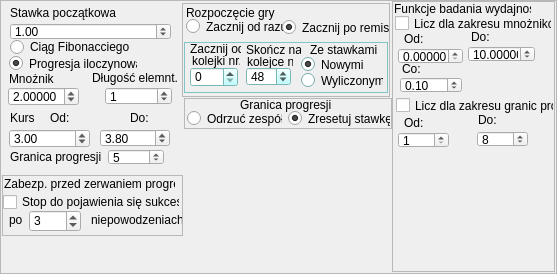
     <widget class="QFrame" name="frame_4">
      <property name="geometry">
       <rect>
        <x>234</x>
        <y>3</y>
        <width>557</width>
        <height>274</height>
       </rect>
      </property>
      <property name="frameShape">
       <enum>QFrame::StyledPanel</enum>
      </property>
      <property name="frameShadow">
       <enum>QFrame::Raised</enum>
      </property>
      <widget class="QLabel" name="label_18">
       <property name="geometry">
        <rect>
         <x>92</x>
         <y>69</y>
         <width>87</width>
         <height>17</height>
        </rect>
       </property>
       <property name="text">
        <string>Długość elemnt.</string>
       </property>
      </widget>
      <widget class="QDoubleSpinBox" name="doubleSpinBox_2">
       <property name="geometry">
        <rect>
         <x>8</x>
         <y>87</y>
         <width>71</width>
         <height>19</height>
        </rect>
       </property>
       <property name="decimals">
        <number>5</number>
       </property>
       <property name="maximum">
        <double>999999999.000000000000000</double>
       </property>
       <property name="singleStep">
        <double>0.010000000000000</double>
       </property>
       <property name="value">
        <double>2.000000000000000</double>
       </property>
      </widget>
      <widget class="QDoubleSpinBox" name="doubleSpinBox_4">
       <property name="geometry">
        <rect>
         <x>100</x>
         <y>129</y>
         <width>70</width>
         <height>18</height>
        </rect>
       </property>
       <property name="value">
        <double>3.800000000000000</double>
       </property>
      </widget>
      <widget class="QLabel" name="label_13">
       <property name="geometry">
        <rect>
         <x>9</x>
         <y>70</y>
         <width>67</width>
         <height>17</height>
        </rect>
       </property>
       <property name="text">
        <string>Mnożnik</string>
       </property>
      </widget>
      <widget class="QSpinBox" name="spinBox_4">
       <property name="geometry">
        <rect>
         <x>105</x>
         <y>87</y>
         <width>67</width>
         <height>18</height>
        </rect>
       </property>
       <property name="value">
        <number>1</number>
       </property>
      </widget>
      <widget class="QLabel" name="label_16">
       <property name="geometry">
        <rect>
         <x>130</x>
         <y>109</y>
         <width>31</width>
         <height>17</height>
        </rect>
       </property>
       <property name="text">
        <string>Do:</string>
       </property>
      </widget>
      <widget class="QDoubleSpinBox" name="doubleSpinBox_3">
       <property name="geometry">
        <rect>
         <x>9</x>
         <y>129</y>
         <width>81</width>
         <height>19</height>
        </rect>
       </property>
       <property name="value">
        <double>3.000000000000000</double>
       </property>
      </widget>
      <widget class="QLabel" name="label_15">
       <property name="geometry">
        <rect>
         <x>50</x>
         <y>109</y>
         <width>31</width>
         <height>17</height>
        </rect>
       </property>
       <property name="text">
        <string>Od: </string>
       </property>
      </widget>
      <widget class="QDoubleSpinBox" name="doubleSpinBox">
       <property name="geometry">
        <rect>
         <x>10</x>
         <y>23</y>
         <width>161</width>
         <height>17</height>
        </rect>
       </property>
       <property name="maximum">
        <double>999999999.000000000000000</double>
       </property>
       <property name="value">
        <double>1.000000000000000</double>
       </property>
      </widget>
      <widget class="QLabel" name="label_19">
       <property name="geometry">
        <rect>
         <x>10</x>
         <y>148</y>
         <width>94</width>
         <height>17</height>
        </rect>
       </property>
       <property name="text">
        <string>Granica progresji</string>
       </property>
      </widget>
      <widget class="QSpinBox" name="spinBox_5">
       <property name="geometry">
        <rect>
         <x>108</x>
         <y>149</y>
         <width>56</width>
         <height>16</height>
        </rect>
       </property>
       <property name="value">
        <number>5</number>
       </property>
      </widget>
      <widget class="QLabel" name="label_12">
       <property name="geometry">
        <rect>
         <x>10</x>
         <y>3</y>
         <width>161</width>
         <height>20</height>
        </rect>
       </property>
       <property name="text">
        <string>Stawka początkowa</string>
       </property>
      </widget>
      <widget class="QRadioButton" name="radioButton">
       <property name="geometry">
        <rect>
         <x>10</x>
         <y>39</y>
         <width>163</width>
         <height>16</height>
        </rect>
       </property>
       <property name="autoFillBackground">
        <bool>true</bool>
       </property>
       <property name="text">
        <string>Ciąg Fibonacciego</string>
       </property>
       <property name="checked">
        <bool>false</bool>
       </property>
      </widget>
      <widget class="QLabel" name="label_14">
       <property name="geometry">
        <rect>
         <x>10</x>
         <y>109</y>
         <width>41</width>
         <height>17</height>
        </rect>
       </property>
       <property name="text">
        <string>Kurs</string>
       </property>
      </widget>
      <widget class="QRadioButton" name="radioButton_2">
       <property name="geometry">
        <rect>
         <x>9</x>
         <y>54</y>
         <width>128</width>
         <height>19</height>
        </rect>
       </property>
       <property name="text">
        <string>Progresja iloczynowa</string>
       </property>
       <property name="checked">
        <bool>true</bool>
       </property>
      </widget>
      <widget class="QFrame" name="frame_5">
       <property name="geometry">
        <rect>
         <x>184</x>
         <y>98</y>
         <width>208</width>
         <height>31</height>
        </rect>
       </property>
       <property name="frameShape">
        <enum>QFrame::StyledPanel</enum>
       </property>
       <property name="frameShadow">
        <enum>QFrame::Raised</enum>
       </property>
       <widget class="QRadioButton" name="radioButton_5">
        <property name="geometry">
         <rect>
          <x>3</x>
          <y>12</y>
          <width>95</width>
          <height>17</height>
         </rect>
        </property>
        <property name="text">
         <string>Odrzuć zespół</string>
        </property>
        <property name="checked">
         <bool>false</bool>
        </property>
       </widget>
       <widget class="QRadioButton" name="radioButton_6">
        <property name="geometry">
         <rect>
          <x>104</x>
          <y>12</y>
          <width>102</width>
          <height>17</height>
         </rect>
        </property>
        <property name="text">
         <string>Zresetuj stawkę</string>
        </property>
        <property name="checked">
         <bool>true</bool>
        </property>
       </widget>
       <widget class="QLabel" name="label_20">
        <property name="geometry">
         <rect>
          <x>56</x>
          <y>-1</y>
          <width>96</width>
          <height>16</height>
         </rect>
        </property>
        <property name="text">
         <string>Granica progresji</string>
        </property>
       </widget>
      </widget>
      <widget class="QFrame" name="frame_6">
       <property name="geometry">
        <rect>
         <x>182</x>
         <y>3</y>
         <width>208</width>
         <height>94</height>
        </rect>
       </property>
       <property name="frameShape">
        <enum>QFrame::StyledPanel</enum>
       </property>
       <property name="frameShadow">
        <enum>QFrame::Raised</enum>
       </property>
       <widget class="QLabel" name="label_21">
        <property name="geometry">
         <rect>
          <x>4</x>
          <y>2</y>
          <width>99</width>
          <height>16</height>
         </rect>
        </property>
        <property name="text">
         <string>Rozpoczęcie gry</string>
        </property>
       </widget>
       <widget class="QRadioButton" name="radioButton_7">
        <property name="geometry">
         <rect>
          <x>4</x>
          <y>15</y>
          <width>102</width>
          <height>17</height>
         </rect>
        </property>
        <property name="text">
         <string>Zacznij od razu</string>
        </property>
       </widget>
       <widget class="QRadioButton" name="radioButton_8">
        <property name="geometry">
         <rect>
          <x>100</x>
          <y>16</y>
          <width>107</width>
          <height>17</height>
         </rect>
        </property>
        <property name="text">
         <string>Zacznij po remisie</string>
        </property>
        <property name="checked">
         <bool>true</bool>
        </property>
       </widget>
       <widget class="QFrame" name="frame_8">
        <property name="geometry">
         <rect>
          <x>2</x>
          <y>39</y>
          <width>204</width>
          <height>51</height>
         </rect>
        </property>
        <property name="palette">
         <palette>
          <active>
           <colorrole role="WindowText">
            <brush brushstyle="SolidPattern">
             <color alpha="255">
              <red>0</red>
              <green>0</green>
              <blue>0</blue>
             </color>
            </brush>
           </colorrole>
           <colorrole role="Button">
            <brush brushstyle="SolidPattern">
             <color alpha="255">
              <red>170</red>
              <green>255</green>
              <blue>255</blue>
             </color>
            </brush>
           </colorrole>
           <colorrole role="Light">
            <brush brushstyle="SolidPattern">
             <color alpha="255">
              <red>255</red>
              <green>255</green>
              <blue>255</blue>
             </color>
            </brush>
           </colorrole>
           <colorrole role="Midlight">
            <brush brushstyle="SolidPattern">
             <color alpha="255">
              <red>212</red>
              <green>255</green>
              <blue>255</blue>
             </color>
            </brush>
           </colorrole>
           <colorrole role="Dark">
            <brush brushstyle="SolidPattern">
             <color alpha="255">
              <red>85</red>
              <green>127</green>
              <blue>127</blue>
             </color>
            </brush>
           </colorrole>
           <colorrole role="Mid">
            <brush brushstyle="SolidPattern">
             <color alpha="255">
              <red>113</red>
              <green>170</green>
              <blue>170</blue>
             </color>
            </brush>
           </colorrole>
           <colorrole role="Text">
            <brush brushstyle="SolidPattern">
             <color alpha="255">
              <red>0</red>
              <green>0</green>
              <blue>0</blue>
             </color>
            </brush>
           </colorrole>
           <colorrole role="BrightText">
            <brush brushstyle="SolidPattern">
             <color alpha="255">
              <red>255</red>
              <green>255</green>
              <blue>255</blue>
             </color>
            </brush>
           </colorrole>
           <colorrole role="ButtonText">
            <brush brushstyle="SolidPattern">
             <color alpha="255">
              <red>0</red>
              <green>0</green>
              <blue>0</blue>
             </color>
            </brush>
           </colorrole>
           <colorrole role="Base">
            <brush brushstyle="SolidPattern">
             <color alpha="255">
              <red>255</red>
              <green>255</green>
              <blue>255</blue>
             </color>
            </brush>
           </colorrole>
           <colorrole role="Window">
            <brush brushstyle="SolidPattern">
             <color alpha="255">
              <red>170</red>
              <green>255</green>
              <blue>255</blue>
             </color>
            </brush>
           </colorrole>
           <colorrole role="Shadow">
            <brush brushstyle="SolidPattern">
             <color alpha="255">
              <red>0</red>
              <green>0</green>
              <blue>0</blue>
             </color>
            </brush>
           </colorrole>
           <colorrole role="AlternateBase">
            <brush brushstyle="SolidPattern">
             <color alpha="255">
              <red>212</red>
              <green>255</green>
              <blue>255</blue>
             </color>
            </brush>
           </colorrole>
           <colorrole role="ToolTipBase">
            <brush brushstyle="SolidPattern">
             <color alpha="255">
              <red>255</red>
              <green>255</green>
              <blue>220</blue>
             </color>
            </brush>
           </colorrole>
           <colorrole role="ToolTipText">
            <brush brushstyle="SolidPattern">
             <color alpha="255">
              <red>0</red>
              <green>0</green>
              <blue>0</blue>
             </color>
            </brush>
           </colorrole>
          </active>
          <inactive>
           <colorrole role="WindowText">
            <brush brushstyle="SolidPattern">
             <color alpha="255">
              <red>0</red>
              <green>0</green>
              <blue>0</blue>
             </color>
            </brush>
           </colorrole>
           <colorrole role="Button">
            <brush brushstyle="SolidPattern">
             <color alpha="255">
              <red>170</red>
              <green>255</green>
              <blue>255</blue>
             </color>
            </brush>
           </colorrole>
           <colorrole role="Light">
            <brush brushstyle="SolidPattern">
             <color alpha="255">
              <red>255</red>
              <green>255</green>
              <blue>255</blue>
             </color>
            </brush>
           </colorrole>
           <colorrole role="Midlight">
            <brush brushstyle="SolidPattern">
             <color alpha="255">
              <red>212</red>
              <green>255</green>
              <blue>255</blue>
             </color>
            </brush>
           </colorrole>
           <colorrole role="Dark">
            <brush brushstyle="SolidPattern">
             <color alpha="255">
              <red>85</red>
              <green>127</green>
              <blue>127</blue>
             </color>
            </brush>
           </colorrole>
           <colorrole role="Mid">
            <brush brushstyle="SolidPattern">
             <color alpha="255">
              <red>113</red>
              <green>170</green>
              <blue>170</blue>
             </color>
            </brush>
           </colorrole>
           <colorrole role="Text">
            <brush brushstyle="SolidPattern">
             <color alpha="255">
              <red>0</red>
              <green>0</green>
              <blue>0</blue>
             </color>
            </brush>
           </colorrole>
           <colorrole role="BrightText">
            <brush brushstyle="SolidPattern">
             <color alpha="255">
              <red>255</red>
              <green>255</green>
              <blue>255</blue>
             </color>
            </brush>
           </colorrole>
           <colorrole role="ButtonText">
            <brush brushstyle="SolidPattern">
             <color alpha="255">
              <red>0</red>
              <green>0</green>
              <blue>0</blue>
             </color>
            </brush>
           </colorrole>
           <colorrole role="Base">
            <brush brushstyle="SolidPattern">
             <color alpha="255">
              <red>255</red>
              <green>255</green>
              <blue>255</blue>
             </color>
            </brush>
           </colorrole>
           <colorrole role="Window">
            <brush brushstyle="SolidPattern">
             <color alpha="255">
              <red>170</red>
              <green>255</green>
              <blue>255</blue>
             </color>
            </brush>
           </colorrole>
           <colorrole role="Shadow">
            <brush brushstyle="SolidPattern">
             <color alpha="255">
              <red>0</red>
              <green>0</green>
              <blue>0</blue>
             </color>
            </brush>
           </colorrole>
           <colorrole role="AlternateBase">
            <brush brushstyle="SolidPattern">
             <color alpha="255">
              <red>212</red>
              <green>255</green>
              <blue>255</blue>
             </color>
            </brush>
           </colorrole>
           <colorrole role="ToolTipBase">
            <brush brushstyle="SolidPattern">
             <color alpha="255">
              <red>255</red>
              <green>255</green>
              <blue>220</blue>
             </color>
            </brush>
           </colorrole>
           <colorrole role="ToolTipText">
            <brush brushstyle="SolidPattern">
             <color alpha="255">
              <red>0</red>
              <green>0</green>
              <blue>0</blue>
             </color>
            </brush>
           </colorrole>
          </inactive>
          <disabled>
           <colorrole role="WindowText">
            <brush brushstyle="SolidPattern">
             <color alpha="255">
              <red>85</red>
              <green>127</green>
              <blue>127</blue>
             </color>
            </brush>
           </colorrole>
           <colorrole role="Button">
            <brush brushstyle="SolidPattern">
             <color alpha="255">
              <red>170</red>
              <green>255</green>
              <blue>255</blue>
             </color>
            </brush>
           </colorrole>
           <colorrole role="Light">
            <brush brushstyle="SolidPattern">
             <color alpha="255">
              <red>255</red>
              <green>255</green>
              <blue>255</blue>
             </color>
            </brush>
           </colorrole>
           <colorrole role="Midlight">
            <brush brushstyle="SolidPattern">
             <color alpha="255">
              <red>212</red>
              <green>255</green>
              <blue>255</blue>
             </color>
            </brush>
           </colorrole>
           <colorrole role="Dark">
            <brush brushstyle="SolidPattern">
             <color alpha="255">
              <red>85</red>
              <green>127</green>
              <blue>127</blue>
             </color>
            </brush>
           </colorrole>
           <colorrole role="Mid">
            <brush brushstyle="SolidPattern">
             <color alpha="255">
              <red>113</red>
              <green>170</green>
              <blue>170</blue>
             </color>
            </brush>
           </colorrole>
           <colorrole role="Text">
            <brush brushstyle="SolidPattern">
             <color alpha="255">
              <red>85</red>
              <green>127</green>
              <blue>127</blue>
             </color>
            </brush>
           </colorrole>
           <colorrole role="BrightText">
            <brush brushstyle="SolidPattern">
             <color alpha="255">
              <red>255</red>
              <green>255</green>
              <blue>255</blue>
             </color>
            </brush>
           </colorrole>
           <colorrole role="ButtonText">
            <brush brushstyle="SolidPattern">
             <color alpha="255">
              <red>85</red>
              <green>127</green>
              <blue>127</blue>
             </color>
            </brush>
           </colorrole>
           <colorrole role="Base">
            <brush brushstyle="SolidPattern">
             <color alpha="255">
              <red>170</red>
              <green>255</green>
              <blue>255</blue>
             </color>
            </brush>
           </colorrole>
           <colorrole role="Window">
            <brush brushstyle="SolidPattern">
             <color alpha="255">
              <red>170</red>
              <green>255</green>
              <blue>255</blue>
             </color>
            </brush>
           </colorrole>
           <colorrole role="Shadow">
            <brush brushstyle="SolidPattern">
             <color alpha="255">
              <red>0</red>
              <green>0</green>
              <blue>0</blue>
             </color>
            </brush>
           </colorrole>
           <colorrole role="AlternateBase">
            <brush brushstyle="SolidPattern">
             <color alpha="255">
              <red>170</red>
              <green>255</green>
              <blue>255</blue>
             </color>
            </brush>
           </colorrole>
           <colorrole role="ToolTipBase">
            <brush brushstyle="SolidPattern">
             <color alpha="255">
              <red>255</red>
              <green>255</green>
              <blue>220</blue>
             </color>
            </brush>
           </colorrole>
           <colorrole role="ToolTipText">
            <brush brushstyle="SolidPattern">
             <color alpha="255">
              <red>0</red>
              <green>0</green>
              <blue>0</blue>
             </color>
            </brush>
           </colorrole>
          </disabled>
         </palette>
        </property>
        <property name="frameShape">
         <enum>QFrame::StyledPanel</enum>
        </property>
        <property name="frameShadow">
         <enum>QFrame::Raised</enum>
        </property>
        <property name="lineWidth">
         <number>2</number>
        </property>
        <widget class="QLabel" name="label_30">
         <property name="geometry">
          <rect>
           <x>6</x>
           <y>-1</y>
           <width>51</width>
           <height>16</height>
          </rect>
         </property>
         <property name="text">
          <string>Zacznij od</string>
         </property>
        </widget>
        <widget class="QLabel" name="label_31">
         <property name="geometry">
          <rect>
           <x>8</x>
           <y>11</y>
           <width>48</width>
           <height>16</height>
          </rect>
         </property>
         <property name="text">
          <string>kolejki nr.</string>
         </property>
        </widget>
        <widget class="QSpinBox" name="spinBox_6">
         <property name="geometry">
          <rect>
           <x>6</x>
           <y>25</y>
           <width>48</width>
           <height>20</height>
          </rect>
         </property>
        </widget>
        <widget class="QLabel" name="label_32">
         <property name="geometry">
          <rect>
           <x>126</x>
           <y>0</y>
           <width>67</width>
           <height>16</height>
          </rect>
         </property>
         <property name="text">
          <string>Ze stawkami</string>
         </property>
        </widget>
        <widget class="QRadioButton" name="radioButton_10">
         <property name="geometry">
          <rect>
           <x>117</x>
           <y>14</y>
           <width>66</width>
           <height>17</height>
          </rect>
         </property>
         <property name="text">
          <string>Nowymi</string>
         </property>
         <property name="checked">
          <bool>true</bool>
         </property>
        </widget>
        <widget class="QRadioButton" name="radioButton_9">
         <property name="geometry">
          <rect>
           <x>117</x>
           <y>30</y>
           <width>82</width>
           <height>17</height>
          </rect>
         </property>
         <property name="text">
          <string>Wyliczonymi</string>
         </property>
         <property name="checked">
          <bool>false</bool>
         </property>
        </widget>
        <widget class="QLabel" name="label_33">
         <property name="geometry">
          <rect>
           <x>62</x>
           <y>0</y>
           <width>55</width>
           <height>16</height>
          </rect>
         </property>
         <property name="text">
          <string>Skończ na</string>
         </property>
        </widget>
        <widget class="QLabel" name="label_34">
         <property name="geometry">
          <rect>
           <x>63</x>
           <y>13</y>
           <width>46</width>
           <height>13</height>
          </rect>
         </property>
         <property name="text">
          <string>kolejce nr.</string>
         </property>
        </widget>
        <widget class="QSpinBox" name="spinBox_7">
         <property name="geometry">
          <rect>
           <x>62</x>
           <y>25</y>
           <width>45</width>
           <height>19</height>
          </rect>
         </property>
         <property name="value">
          <number>48</number>
         </property>
        </widget>
       </widget>
      </widget>
      <widget class="QFrame" name="frame_7">
       <property name="geometry">
        <rect>
         <x>392</x>
         <y>1</y>
         <width>163</width>
         <height>271</height>
        </rect>
       </property>
       <property name="frameShape">
        <enum>QFrame::StyledPanel</enum>
       </property>
       <property name="frameShadow">
        <enum>QFrame::Raised</enum>
       </property>
       <widget class="QLabel" name="label_24">
        <property name="geometry">
         <rect>
          <x>2</x>
          <y>0</y>
          <width>137</width>
          <height>16</height>
         </rect>
        </property>
        <property name="text">
         <string>Funkcje badania wydajności</string>
        </property>
       </widget>
       <widget class="QCheckBox" name="checkBox">
        <property name="geometry">
         <rect>
          <x>3</x>
          <y>14</y>
          <width>157</width>
          <height>17</height>
         </rect>
        </property>
        <property name="text">
         <string>Licz dla zakresu mnożników</string>
        </property>
       </widget>
       <widget class="QDoubleSpinBox" name="doubleSpinBox_5">
        <property name="geometry">
         <rect>
          <x>6</x>
          <y>47</y>
          <width>65</width>
          <height>16</height>
         </rect>
        </property>
        <property name="decimals">
         <number>5</number>
        </property>
       </widget>
       <widget class="QDoubleSpinBox" name="doubleSpinBox_6">
        <property name="geometry">
         <rect>
          <x>76</x>
          <y>45</y>
          <width>67</width>
          <height>16</height>
         </rect>
        </property>
        <property name="decimals">
         <number>5</number>
        </property>
        <property name="value">
         <double>10.000000000000000</double>
        </property>
       </widget>
       <widget class="QLabel" name="label_25">
        <property name="geometry">
         <rect>
          <x>12</x>
          <y>31</y>
          <width>46</width>
          <height>13</height>
         </rect>
        </property>
        <property name="text">
         <string>Od:</string>
        </property>
       </widget>
       <widget class="QLabel" name="label_26">
        <property name="geometry">
         <rect>
          <x>79</x>
          <y>29</y>
          <width>46</width>
          <height>13</height>
         </rect>
        </property>
        <property name="text">
         <string>Do:</string>
        </property>
       </widget>
       <widget class="QLabel" name="label_27">
        <property name="geometry">
         <rect>
          <x>10</x>
          <y>61</y>
          <width>46</width>
          <height>13</height>
         </rect>
        </property>
        <property name="text">
         <string>Co:</string>
        </property>
       </widget>
       <widget class="QDoubleSpinBox" name="doubleSpinBox_7">
        <property name="geometry">
         <rect>
          <x>8</x>
          <y>76</y>
          <width>62</width>
          <height>16</height>
         </rect>
        </property>
        <property name="maximum">
         <double>10.000000000000000</double>
        </property>
        <property name="singleStep">
         <double>0.100000000000000</double>
        </property>
        <property name="value">
         <double>0.100000000000000</double>
        </property>
       </widget>
       <widget class="QCheckBox" name="checkBox_3">
        <property name="geometry">
         <rect>
          <x>4</x>
          <y>96</y>
          <width>158</width>
          <height>17</height>
         </rect>
        </property>
        <property name="text">
         <string>Licz dla zakresu granic prog.</string>
        </property>
       </widget>
       <widget class="QLabel" name="label_40">
        <property name="geometry">
         <rect>
          <x>86</x>
          <y>112</y>
          <width>46</width>
          <height>13</height>
         </rect>
        </property>
        <property name="text">
         <string>Do:</string>
        </property>
       </widget>
       <widget class="QSpinBox" name="spinBox_18">
        <property name="geometry">
         <rect>
          <x>6</x>
          <y>131</y>
          <width>51</width>
          <height>16</height>
         </rect>
        </property>
        <property name="minimum">
         <number>1</number>
        </property>
       </widget>
       <widget class="QLabel" name="label_41">
        <property name="geometry">
         <rect>
          <x>12</x>
          <y>115</y>
          <width>46</width>
          <height>13</height>
         </rect>
        </property>
        <property name="text">
         <string>Od:</string>
        </property>
       </widget>
       <widget class="QSpinBox" name="spinBox_19">
        <property name="geometry">
         <rect>
          <x>85</x>
          <y>130</y>
          <width>51</width>
          <height>16</height>
         </rect>
        </property>
        <property name="value">
         <number>8</number>
        </property>
       </widget>
      </widget>
      <widget class="QFrame" name="frame_9">
       <property name="geometry">
        <rect>
         <x>2</x>
         <y>175</y>
         <width>181</width>
         <height>61</height>
        </rect>
       </property>
       <property name="frameShape">
        <enum>QFrame::StyledPanel</enum>
       </property>
       <property name="frameShadow">
        <enum>QFrame::Raised</enum>
       </property>
       <widget class="QLabel" name="label_35">
        <property name="geometry">
         <rect>
          <x>2</x>
          <y>1</y>
          <width>171</width>
          <height>16</height>
         </rect>
        </property>
        <property name="text">
         <string>Zabezp. przed zerwaniem progresji</string>
        </property>
       </widget>
       <widget class="QCheckBox" name="checkBox_2">
        <property name="geometry">
         <rect>
          <x>1</x>
          <y>17</y>
          <width>177</width>
          <height>20</height>
         </rect>
        </property>
        <property name="text">
         <string>Stop do pojawienia się sukcesu:</string>
        </property>
       </widget>
       <widget class="QLabel" name="label_36">
        <property name="geometry">
         <rect>
          <x>89</x>
          <y>35</y>
          <width>91</width>
          <height>20</height>
         </rect>
        </property>
        <property name="text">
         <string>niepowodzeniach</string>
        </property>
       </widget>
       <widget class="QSpinBox" name="spinBox_8">
        <property name="geometry">
         <rect>
          <x>27</x>
          <y>35</y>
          <width>52</width>
          <height>22</height>
         </rect>
        </property>
        <property name="singleStep">
         <number>0</number>
        </property>
        <property name="value">
         <number>3</number>
        </property>
       </widget>
       <widget class="QLabel" name="label_37">
        <property name="geometry">
         <rect>
          <x>7</x>
          <y>37</y>
          <width>23</width>
          <height>16</height>
         </rect>
        </property>
        <property name="text">
         <string>po</string>
        </property>
       </widget>
      </widget>
     </widget>
